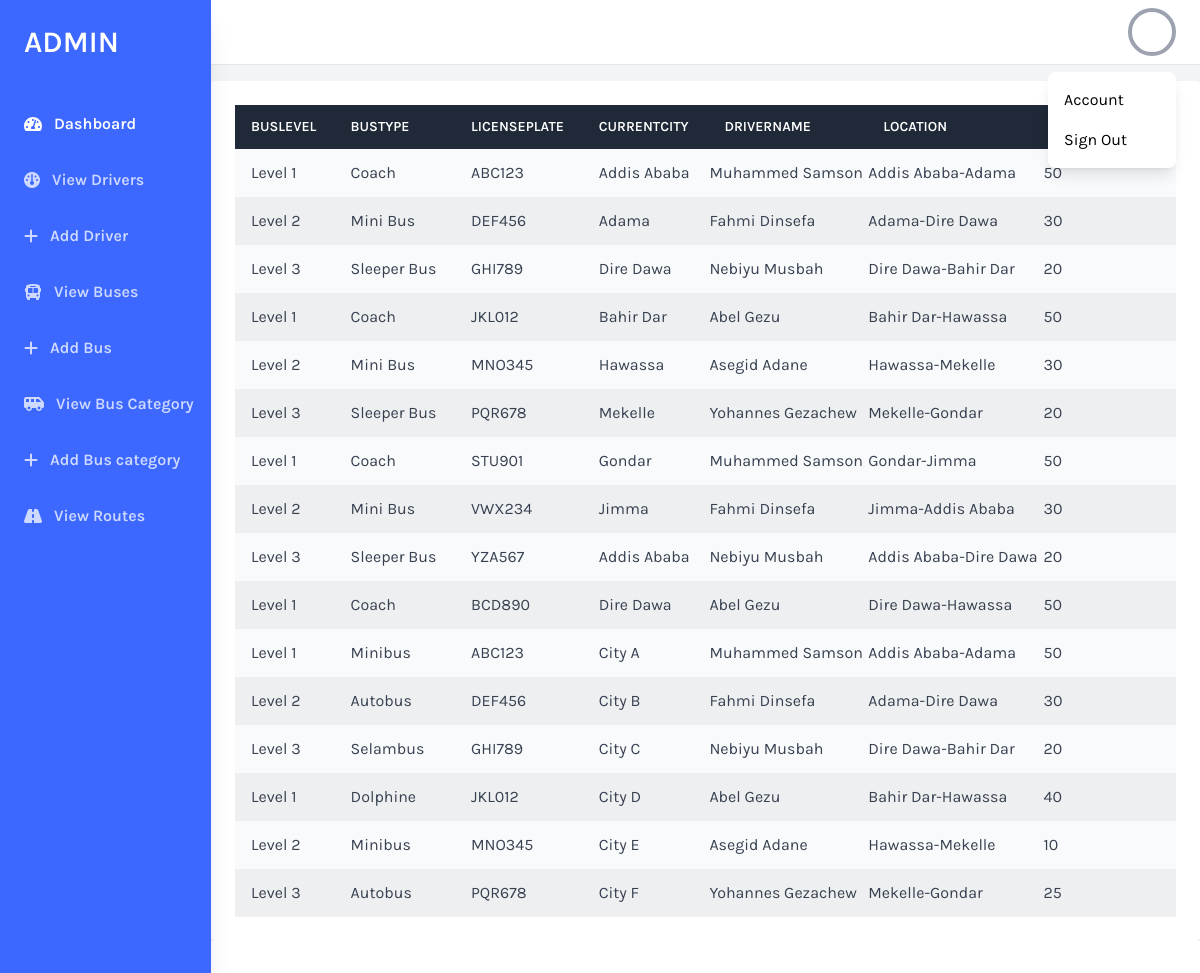
The page /admin/all-buses.php (signed in) on the database as committed earlier.
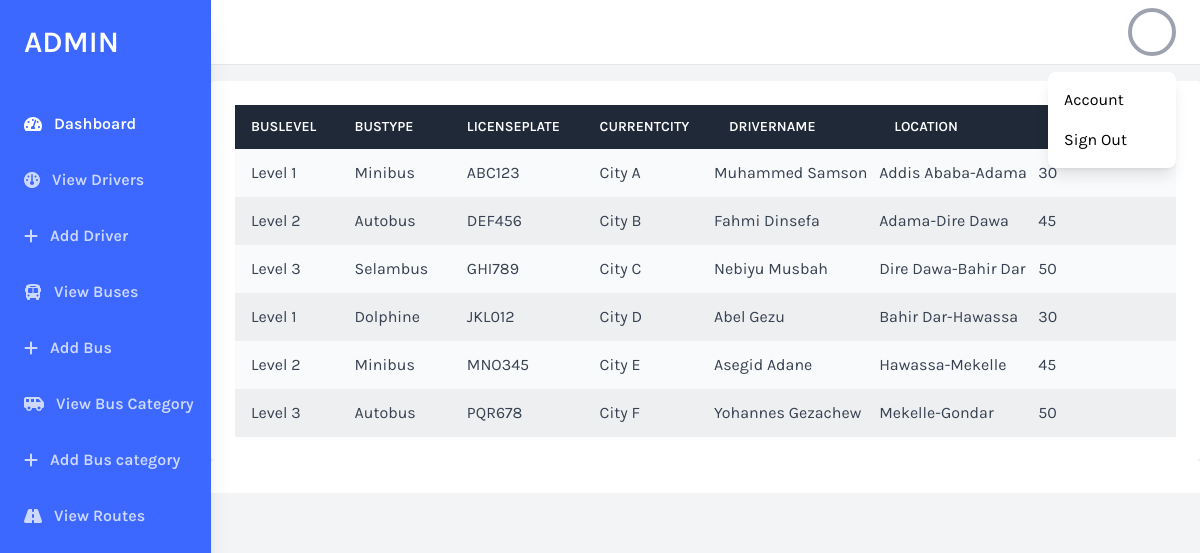
The same page on the database as committed later.
### tables this page shows
CREATE TABLE Bus (
    BusID INT NOT NULL AUTO_INCREMENT,
    BusLevel VARCHAR(10),
    BusType VARCHAR(20),
    LicensePlate VARCHAR(10),
    CurrentCity VARCHAR(50),
    DriverID INT,
    SeatNumbers INT,
    RouteID INT,
    BusCategoryID INT ,
    PRIMARY KEY (BusID),
    FOREIGN KEY (DriverID) REFERENCES Driver(DriverID),
    FOREIGN KEY (RouteID) REFERENCES Route(RouteID),
    FOREIGN KEY (BusCategoryID) REFERENCES BusCategory(BusCategoryID)
);

CREATE TABLE Driver (
    DriverID INT NOT NULL AUTO_INCREMENT,
    DriverName VARCHAR(50),
    DriverEmail VARCHAR(50),
    DriverPhone VARCHAR(20),
    DriverAddress VARCHAR(20),
    DriverPassword varchar(100),
    PRIMARY KEY (DriverID)
);

CREATE TABLE Route (
    RouteID INT NOT NULL AUTO_INCREMENT,
    StartLocation VARCHAR(50),
    EndLocation VARCHAR(50),
    Distance INT,
    PRIMARY KEY (RouteID)
);

CREATE TABLE BusCategory (
    BusCategoryID INT NOT NULL AUTO_INCREMENT,
    BusName VARCHAR(50),
    BusSeatNumbers INT,
    BusCategory VARCHAR(50),
    BusLevel VARCHAR(10),
    PRIMARY KEY (BusCategoryID)
);

### admin/all-buses.php (the view, shortened to what this page needs)
<?php
include("../database/connection.php");
$sql = "
SELECT
    Bus.BusID,
    Bus.BusLevel,
    Bus.BusType,
    Bus.LicensePlate,
    Bus.CurrentCity,
    Driver.DriverName,
    Route.StartLocation,
    Route.EndLocation,
    BusCategory.BusName,
    BusCategory.BusSeatNumbers,
    BusCategory.BusCategory
FROM
    Bus
JOIN
    Driver ON Bus.DriverID = Driver.DriverID
JOIN
    Route ON Bus.RouteID = Route.RouteID
JOIN
    BusCategory ON Bus.BusCategoryID = BusCategory.BusCategoryID";
$result = $conn->query($sql);
$buses = [];
if ($result->num_rows > 0) {
    while ($row = $result->fetch_assoc()) {
        $buses[] = $row;
    }
} else {
    echo "No buses found.";
}
?>
<!DOCTYPE html>
<html lang="en">
<head>
    <?php include("./partials/imports.php")?>
</head>
<body x-data="{thisPath:window.location.pathname, isOpen: false}" class="bg-gray-100 font-family-karla flex">
<?php include("./partials/aside.php")?>
    <div class="w-full flex flex-col h-screen overflow-y-hidden">
        <?php include("./partials/header.php")?>
        <div class="w-full h-screen overflow-x-hidden border-t flex flex-col">
            <main class="w-full flex-grow ">
                    <main class="container mx-auto mt-4">
                        <div class="bg-white p-6 rounded shadow-lg">
                            <table class="min-w-full bg-white">
                                <thead class="bg-gray-800 text-white">
                                    <tr>
                                        <th class=" text-left py-3 px-4 uppercase font-semibold text-sm">BusLevel</th>
                                        <th class=" text-left py-3 px-4 uppercase font-semibold text-sm">BusType</th>
                                        <th class=" text-left py-3 px-4 uppercase font-semibold text-sm">LicensePlate</th>
                                        <th class=" text-left py-3 px-4 uppercase font-semibold text-sm">CurrentCity</th>
                                        <th class=" text-left py-3 px-4 uppercase font-semibold text-sm">DriverName</th>
                                        <th class=" text-left py-3 px-4 uppercase font-semibold text-sm">Location</th>
                                        <th class=" text-left py-3 px-4 uppercase font-semibold text-sm">SeatNumbers</th>
                                    </tr>
                                </thead>
                                <tbody class="text-gray-700">
                                        <?php if (!empty($buses)): ?>
                                                <?php foreach ($buses as $bus): ?>
                                        <tr class="bg-gray-50 group hover:bg-slate-200" id="<?php echo $row['BusCategoryID']?>">
                                            <td class="text-left py-3 px-4"><a href="<?php echo "/LetsGO/admin/bus-schedule.php?bus_id=".$bus['BusID'];?>"><?php echo $bus['BusLevel']; ?></a></td>
                                            <td class="text-left py-3 px-4"><?php echo $bus['BusType']; ?></td>
                                            <td class="text-left py-3 px-4"><?php echo $bus['LicensePlate']; ?></td>
                                            <td class="text-left py-3 px-4"><?php echo $bus['CurrentCity']; ?></td>
                                            <td class="text-left py-3 px-42"><?php echo $bus['DriverName']; ?></td>
                                            <td class="text-left py-3 px-42"><?php echo $bus['StartLocation']."-". $bus['EndLocation']; ?></td>
                                            <td class="text-left py-3 px-42"><?php echo $bus['BusSeatNumbers'] ?></td>
                                        </tr>
                                    <?php endforeach; ?>
                                    <?php else: ?>
                                        <p class="text-center">No buses found.</p>
                                    <?php endif; ?>
                                </tbody>
                            </table>
                        </div>
                    </main>
            <footer class="w-full bg-white text-right p-4">
            </footer>
        </div>
    </div>
</body>
</html>

### admin/partials/imports.php (shortened to what this page needs)
<link rel="stylesheet" href="https://cdnjs.cloudflare.com/ajax/libs/font-awesome/6.5.2/css/all.min.css" />
<link href="https://cdnjs.cloudflare.com/ajax/libs/tailwindcss/2.2.19/tailwind.min.css" rel="stylesheet">
<link rel="stylesheet" href="../styles/style.css">

### admin/partials/aside.php
<aside class="relative bg-sidebar h-screen w-64 hidden sm:block shadow-xl">
    <div class="p-6">
        <a href="/LetsGO/admin/dashboard.php" class="text-white text-3xl font-semibold uppercase hover:text-gray-300">Admin</a>
    </div>
    <nav class="text-white text-base font-semibold pt-3">
        <a href="/LetsGO/admin/dashboard.php" :class="thisPath == '/LetsGO/admin/dashboard.php' ? 'active-nav-link' : '' "  class="flex items-center text-white py-4 pl-6 nav-item">
            <i class="fas fa-tachometer-alt mr-3"></i>
            Dashboard
        </a>
        <a href="/LetsGO/admin/all-drivers.php" :class="thisPath== '/LetsGO/admin/all-drivers.php' ? 'active-nav-link' : '' " class="flex items-center text-white opacity-75 hover:opacity-100 py-4 pl-6 nav-item">
            <i class="fa-solid fa-gauge mr-3"></i>
            View Drivers
        </a>
        <a href="/LetsGO/admin/add-driver.php" :class="thisPath== '/LetsGO/admin/add-driver.php' ? 'active-nav-link' : '' " class="flex items-center text-white opacity-75 hover:opacity-100 py-4 pl-6 nav-item">
            <i class="fa-solid fa-plus mr-3"></i>
            Add Driver
        </a>
        <a href="/LetsGO/admin/all-buses.php" :class="thisPath== '/LetsGO/admin/all-buses.php' ? 'active-nav-link' : '' " class="flex items-center text-white opacity-75 hover:opacity-100 py-4 pl-6 nav-item">
            <i class="fa-solid fa-bus mr-3"></i>
            View Buses
        </a>
        <a href="/LetsGO/admin/addBuzz.php" :class="thisPath== '/LetsGO/admin/addBuzz.php' ? 'active-nav-link' : '' " class="flex items-center text-white opacity-75 hover:opacity-100 py-4 pl-6 nav-item">
            <i class="fa-solid fa-plus mr-3"></i>
            Add Bus
        </a>
        <a href="/LetsGO/admin/all-busTypes.php" :class="thisPath== '/LetsGO/admin/all-busTypes.php' ? 'active-nav-link' : '' " class="flex items-center text-white opacity-75 hover:opacity-100 py-4 pl-6 nav-item">
            <i class="fa-solid fa-van-shuttle mr-3"></i>
            View Bus Category
        </a>
        <a href="/LetsGO/admin/add-buzzType.php" :class="thisPath== '/LetsGO/admin/add-buzzType.php' ? 'active-nav-link' : '' " class="flex items-center text-white opacity-75 hover:opacity-100 py-4 pl-6 nav-item">
            <i class="fa-solid fa-plus mr-3"></i>
            Add Bus category
        </a>
        <a href="/LetsGO/admin/routes.php" :class="thisPath== '/LetsGO/admin/routes.php' ? 'active-nav-link' : '' " class="flex items-center text-white opacity-75 hover:opacity-100 py-4 pl-6 nav-item">
            <i class="fa-solid fa-road mr-3"></i>
            View Routes
        </a>
    </nav>
</aside>

### admin/partials/header.php (shortened to what this page needs)
<header class="w-full items-center bg-white py-2 px-6 hidden sm:flex">
    <div x-data="{ isOpen: false }" class="relative w-1/2 flex justify-end">
        <button @click="isOpen = !isOpen" class="realtive z-10 w-12 h-12 rounded-full overflow-hidden border-4 border-gray-400 hover:border-gray-300 focus:border-gray-300 focus:outline-none">
        </button>
        <button x-show="isOpen" @click="isOpen = false" class="h-full w-full fixed inset-0 cursor-default"></button>
        <div x-show="isOpen" class="absolute w-32 bg-white rounded-lg shadow-lg py-2 mt-16">
            <a href="#" class="block px-4 py-2 account-link hover:text-white">Account</a>
            <a href="/LetsGO/auth/register.php?logout=true"  class="block px-4 py-2 account-link hover:text-white">Sign Out</a>
        </div>
    </div>
</header>

### admin/partials/imports.php (style rules this page uses)
.font-family-karla { font-family: karla,ui-sans-serif, system-ui, sans-serif, "Apple Color Emoji", "Segoe UI Emoji", "Segoe UI Symbol", "Noto Color Emoji"; }
.bg-sidebar { background: #3d68ff; }
tr:nth-child(even) { background:#e7e9eab5 }

Rows that differ between the two databases and show on the page:
removed bus: BusLevel "Level 1", BusType "Coach", LicensePlate "STU901", CurrentCity "Gondar", DriverID.DriverName "Muhammed Samson", RouteID.StartLocation "Gondar", RouteID.EndLocation "Jimma", BusCategoryID.BusSeatNumbers "50"
removed bus: BusLevel "Level 2", BusType "Mini Bus", LicensePlate "VWX234", CurrentCity "Jimma", DriverID.DriverName "Fahmi Dinsefa", RouteID.StartLocation "Jimma", RouteID.EndLocation "Addis Ababa", BusCategoryID.BusSeatNumbers "30"
removed bus: BusLevel "Level 3", BusType "Sleeper Bus", LicensePlate "YZA567", CurrentCity "Addis Ababa", DriverID.DriverName "Nebiyu Musbah", RouteID.StartLocation "Addis Ababa", RouteID.EndLocation "Dire Dawa", BusCategoryID.BusSeatNumbers "20"
removed bus: BusLevel "Level 1", BusType "Coach", LicensePlate "BCD890", CurrentCity "Dire Dawa", DriverID.DriverName "Abel Gezu", RouteID.StartLocation "Dire Dawa", RouteID.EndLocation "Hawassa", BusCategoryID.BusSeatNumbers "50"
removed bus: BusLevel "Level 1", BusType "Minibus", LicensePlate "ABC123", CurrentCity "City A", DriverID.DriverName "Muhammed Samson", RouteID.StartLocation "Addis Ababa", RouteID.EndLocation "Adama", BusCategoryID.BusSeatNumbers "50"
removed bus: BusLevel "Level 2", BusType "Autobus", LicensePlate "DEF456", CurrentCity "City B", DriverID.DriverName "Fahmi Dinsefa", RouteID.StartLocation "Adama", RouteID.EndLocation "Dire Dawa", BusCategoryID.BusSeatNumbers "30"
removed bus: BusLevel "Level 3", BusType "Selambus", LicensePlate "GHI789", CurrentCity "City C", DriverID.DriverName "Nebiyu Musbah", RouteID.StartLocation "Dire Dawa", RouteID.EndLocation "Bahir Dar", BusCategoryID.BusSeatNumbers "20"
removed bus: BusLevel "Level 1", BusType "Dolphine", LicensePlate "JKL012", CurrentCity "City D", DriverID.DriverName "Abel Gezu", RouteID.StartLocation "Bahir Dar", RouteID.EndLocation "Hawassa", BusCategoryID.BusSeatNumbers "40"
removed bus: BusLevel "Level 2", BusType "Minibus", LicensePlate "MNO345", CurrentCity "City E", DriverID.DriverName "Asegid Adane", RouteID.StartLocation "Hawassa", RouteID.EndLocation "Mekelle", BusCategoryID.BusSeatNumbers "10"
removed bus: BusLevel "Level 3", BusType "Autobus", LicensePlate "PQR678", CurrentCity "City F", DriverID.DriverName "Yohannes Gezachew", RouteID.StartLocation "Mekelle", RouteID.EndLocation "Gondar", BusCategoryID.BusSeatNumbers "25"
changed bus "ABC123": BusType "Coach" → "Minibus"; CurrentCity "Addis Ababa" → "City A"; BusCategoryID.BusSeatNumbers "50" → "30"
changed bus "DEF456": BusType "Mini Bus" → "Autobus"; CurrentCity "Adama" → "City B"; BusCategoryID.BusSeatNumbers "30" → "45"
changed bus "GHI789": BusType "Sleeper Bus" → "Selambus"; CurrentCity "Dire Dawa" → "City C"; BusCategoryID.BusSeatNumbers "20" → "50"
changed bus "JKL012": BusType "Coach" → "Dolphine"; CurrentCity "Bahir Dar" → "City D"; BusCategoryID.BusSeatNumbers "50" → "30"
changed bus "MNO345": BusType "Mini Bus" → "Minibus"; CurrentCity "Hawassa" → "City E"; BusCategoryID.BusSeatNumbers "30" → "45"
changed bus "PQR678": BusType "Sleeper Bus" → "Autobus"; CurrentCity "Mekelle" → "City F"; BusCategoryID.BusSeatNumbers "20" → "50"
